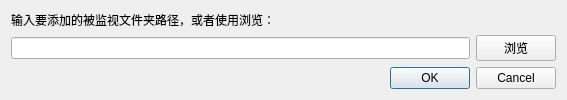
<?xml version="1.0" encoding="UTF-8"?>
<ui version="4.0">
 <class>MonitorFoldersAddDialog</class>
 <widget class="QDialog" name="MonitorFoldersAddDialog">
  <property name="geometry">
   <rect>
    <x>0</x>
    <y>0</y>
    <width>567</width>
    <height>94</height>
   </rect>
  </property>
  <property name="windowTitle">
   <string>添加一个监视文件夹</string>
  </property>
  <layout class="QGridLayout" name="gridLayout">
   <item row="0" column="0">
    <widget class="QLabel" name="label">
     <property name="text">
      <string>输入要添加的被监视文件夹路径，或者使用浏览：</string>
     </property>
    </widget>
   </item>
   <item row="1" column="0">
    <widget class="QLineEdit" name="pathLineEdit">
     <property name="clearButtonEnabled">
      <bool>true</bool>
     </property>
    </widget>
   </item>
   <item row="1" column="1">
    <widget class="QPushButton" name="exploreButton">
     <property name="text">
      <string>浏览</string>
     </property>
    </widget>
   </item>
   <item row="2" column="0">
    <spacer name="verticalSpacer">
     <property name="orientation">
      <enum>Qt::Vertical</enum>
     </property>
     <property name="sizeHint" stdset="0">
      <size>
       <width>20</width>
       <height>1</height>
      </size>
     </property>
    </spacer>
   </item>
   <item row="3" column="0" colspan="2">
    <widget class="QDialogButtonBox" name="buttonBox">
     <property name="orientation">
      <enum>Qt::Horizontal</enum>
     </property>
     <property name="standardButtons">
      <set>QDialogButtonBox::Cancel|QDialogButtonBox::Ok</set>
     </property>
    </widget>
   </item>
  </layout>
 </widget>
 <resources/>
 <connections>
  <connection>
   <sender>buttonBox</sender>
   <signal>accepted()</signal>
   <receiver>MonitorFoldersAddDialog</receiver>
   <slot>accept()</slot>
   <hints>
    <hint type="sourcelabel">
     <x>248</x>
     <y>254</y>
    </hint>
    <hint type="destinationlabel">
     <x>157</x>
     <y>274</y>
    </hint>
   </hints>
  </connection>
  <connection>
   <sender>buttonBox</sender>
   <signal>rejected()</signal>
   <receiver>MonitorFoldersAddDialog</receiver>
   <slot>reject()</slot>
   <hints>
    <hint type="sourcelabel">
     <x>316</x>
     <y>260</y>
    </hint>
    <hint type="destinationlabel">
     <x>286</x>
     <y>274</y>
    </hint>
   </hints>
  </connection>
 </connections>
</ui>
